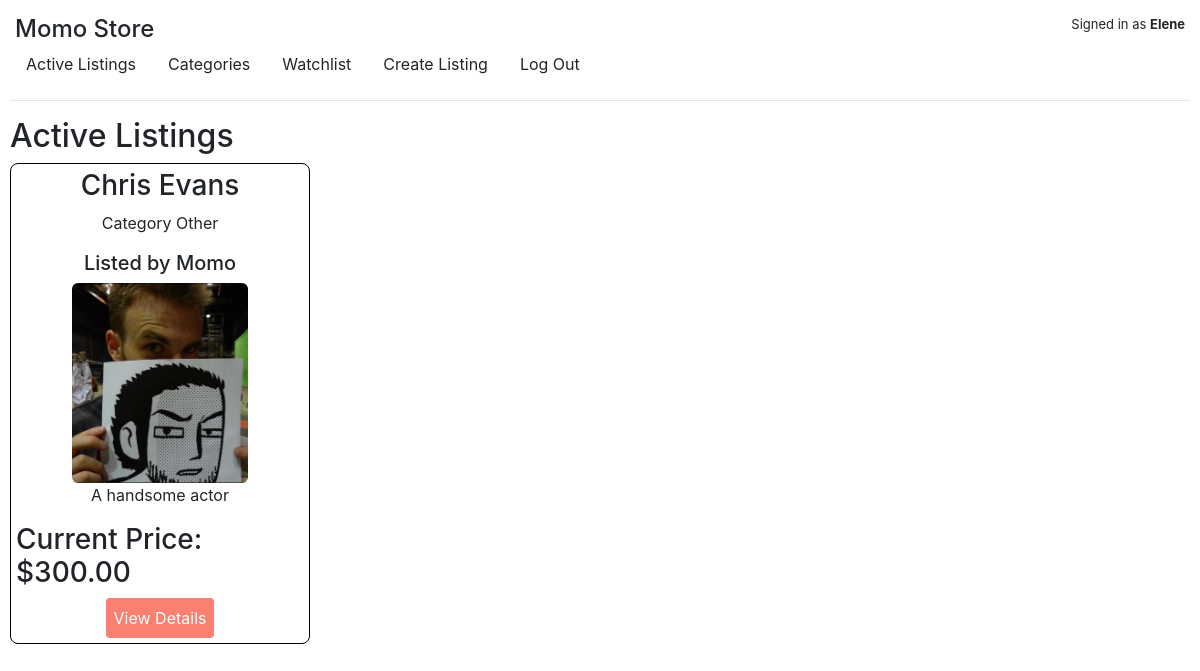
Page / (signed in) on the committed database.
### auctions/models.py (models this page shows, shortened)
class User(AbstractUser):
    name = models.CharField(max_length=64)
    email = models.EmailField(max_length=64)
    password = models.CharField(max_length=64)

class Listing(models.Model):
    name = models.CharField(max_length=64)
    description = models.TextField()
    seller = models.ForeignKey(settings.AUTH_USER_MODEL,
        on_delete=models.CASCADE,
        related_name="listings",
    )
    bid = models.DecimalField(max_digits=10, decimal_places=2)
    comment = models.TextField()
    category = models.CharField(max_length=64, choices=CATEGORY_CHOICES)
    image = models.ImageField(upload_to='listing_images/', blank=True, null=True)
    is_active = models.BooleanField(default=True)
    winner = models.ForeignKey(settings.AUTH_USER_MODEL,
        on_delete=models.SET_NULL,
        null=True,
        blank=True,
        related_name="won_auctions")

### auctions/views.py (the view)
# urls.py: path("", views.index, name="index"),
def index(request):
    listings = Listing.objects.all()
    return render(request, "auctions/index.html", {
        "listings": listings,
    })

### auctions/templates/auctions/index.html
{% extends "auctions/layout.html" %} {% block body %}
<h2>Active Listings</h2>
<ul class="listings-container">
	{% for listing in listings %}
	<li class="listing">
		<h3>{{ listing.name }}</h3>
		<p>Category {{listing.category}}</p>
		<h5>Listed by {{listing.seller.username}}</h5>
		{% if listing.image %}
		<img
			class="img"
			src="{{ listing.image.url }}"
			alt="image for {{listing.name}}"
		/>
		{% endif %}
		<p>{{ listing.description }}</p>
		<h3>Current Price: ${{ listing.bid }}</h3>
		<button class="view-btn">
			<a href="{% url 'listing' listing.id %}" class="detz">View Details</a>
		</button>
	</li>
	{% endfor %}
</ul>
{% endblock %}

### auctions/templates/auctions/layout.html (shortened to what this page needs)
{% load static %}
<!DOCTYPE html>
<html lang="en">
    <head>
        <link rel="stylesheet" href="https://stackpath.bootstrapcdn.com/bootstrap/4.4.1/css/bootstrap.min.css">
        <link href="{% static 'auctions/styles.css' %}" rel="stylesheet">
    </head>
    <body>
        <div class="header">
            <h1 class="logo-text">Momo Store</h1>
            <div class="authenticated">
                {% if user.is_authenticated %}
                    Signed in as <strong>{{ user.username }}</strong>
                {% else %}
                    Not signed in
                {% endif %}
            </div>
        </div>
        <div class="navigation">
            <ul class="nav">
                <li class="nav-item">
                    <a class="nav-link" href="{% url 'index' %}">Active Listings</a>
                </li>
                <li class="nav-item">
                    <a class="nav-link" href="{% url 'categories' %}">Categories</a>
                </li>
                {% if user.is_authenticated %}
                <li class="nav-item">
                    <a class="nav-link" href="{% url 'watchlist' %}">Watchlist</a>
                </li>
                <li class="nav-item">
                    <li class="nav-item">
                        <a class="nav-link" href="{% url 'create' %}">Create Listing</a>
                    </li>
                    <a class="nav-link" href="{% url 'logout' %}">Log Out</a>
                </li>
                {% endif %}
            </ul>
        </div>
        <hr>
        {% block body %}
        {% endblock %}
    </body>
</html>

### auctions/static/auctions/styles.css (style rules this page uses)
body { padding: 10px; }
.header { padding: 5px; display: flex; flex-direction: row; justify-content: space-between; }
.logo-text { font-size: 1.5em; margin-bottom: -5px; }
.authenticated { font-size: 13px; }
.nav-link { color: inherit; }
.listings-container { display: flex; flex-wrap: wrap; gap: 20px; }
.listing { display: flex; flex-direction: column; justify-content: center; align-items: center; border: solid 1px black; width: 300px; border-radius: 8px; padding: 5px; }
.img { border-radius: 6px; width: auto; max-width: 200px; height: auto; max-height: 200px; }
ul { list-style: none !important; padding: 0 !important; margin: 0 !important; }
button { padding: 8px; background-color: salmon; border-radius: 4px; border: none; color: white; }
.detz { color: white; text-decoration: none; }

### rows in the picture
User: username "Elene"
Listing: name "Chris Evans", category "Other", seller.username "Momo", image (picture), description "A handsome actor", bid "300.00"
